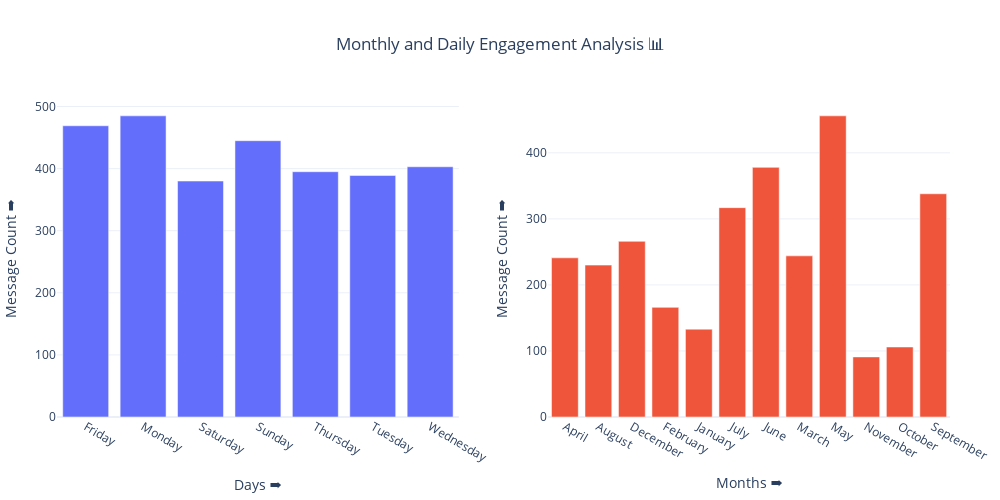

The notebook cell this image was saved under:
### Code cell
from plotly.subplots import make_subplots
fig = make_subplots(rows=1, cols=2)

fig.add_trace(go.Bar
    (
        x = day_chat_analysis.index,
        y = day_chat_analysis,
        name = "Days",
        showlegend=False
    ), row = 1, col = 1
)
fig.update_xaxes(title_text='Days ➡️', row=1, col=1)
fig.update_yaxes(title_text='Message Count ➡️', row=1, col=1)


fig.add_trace(go.Bar
    (
        x = month_chat_analysis.index,
        y = month_chat_analysis,
        name = "Months",
        showlegend=False
    ), row = 1, col = 2
)
fig.update_xaxes(title_text='Months ➡️', row=1, col=2)
fig.update_yaxes(title_text='Message Count ➡️', row=1, col=2)


fig.update_layout(
  height=500, 
  width=1000,
  title="Monthly and Daily Engagement Analysis 📊",
  title_x=0.5,
  template="plotly_white",
  margin = dict(l=10, r=10),
)
fig.show()

### Figure 1 — Plotly figure (JSON) as saved in the notebook; plotly's stock layout.template omitted (floating-point values rounded to 4 significant figures)
{"data": [{"name": "Days", "showlegend": false, "type": "bar", "x": ["Friday", "Monday", "Saturday", "Sunday", "Thursday", "Tuesday", "Wednesday"], "xaxis": "x", "y": [469, 485, 380, 445, 395, 389, 403], "yaxis": "y"}, {"name": "Months", "showlegend": false, "type": "bar", "x": ["April", "August", "December", "February", "January", "July", "June", "March", "May", "November", "October", "September"], "xaxis": "x2", "y": [241, 230, 266, 166, 133, 317, 378, 244, 456, 91, 106, 338], "yaxis": "y2"}], "layout": {"height": 500, "margin": {"l": 10, "r": 10}, "title": {"text": "Monthly and Daily Engagement Analysis 📊", "x": 0.5}, "width": 1000, "xaxis": {"anchor": "y", "domain": [0, 0.45], "title": {"text": "Days ➡️"}}, "xaxis2": {"anchor": "y2", "domain": [0.55, 1], "title": {"text": "Months ➡️"}}, "yaxis": {"anchor": "x", "domain": [0, 1], "title": {"text": "Message Count ➡️"}}, "yaxis2": {"anchor": "x2", "domain": [0, 1], "title": {"text": "Message Count ➡️"}}}}
